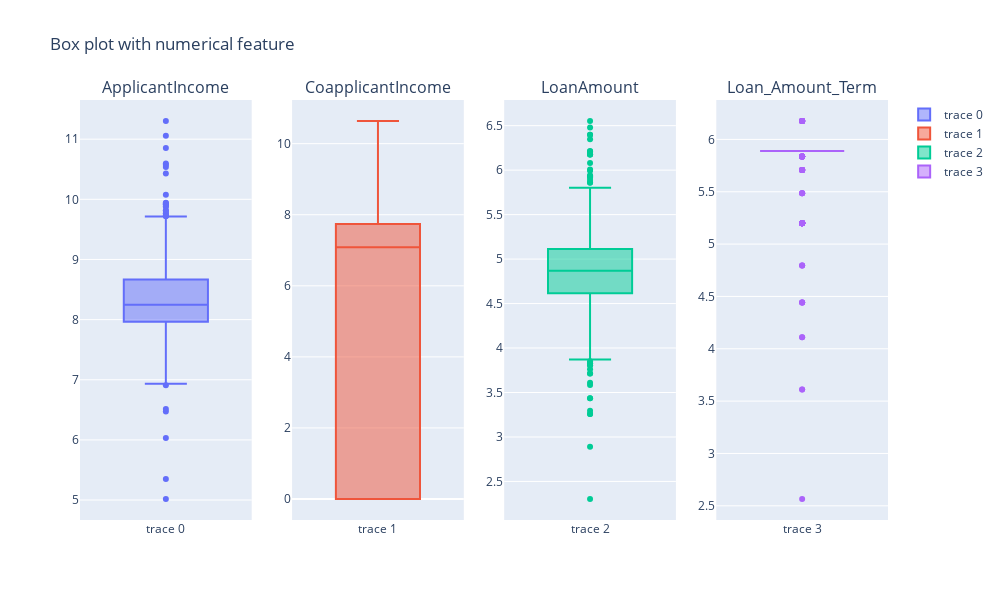

The code cell stored with this chart in its notebook:
### Code cell
#checking the boxplot of the data after Log transform

fig = make_subplots(rows = 1,cols=4,subplot_titles=df.columns[6:10])
fig.add_trace(go.Box(y=df['ApplicantIncome']),row=1,col=1)
fig.add_trace(go.Box(y=df['CoapplicantIncome']),row=1,col=2)
fig.add_trace(go.Box(y=df['LoanAmount']),row=1,col=3)
fig.add_trace(go.Box(y=df['Loan_Amount_Term']),row=1,col=4)
fig.update_layout(title_text='Box plot with numerical feature',width=1000,height=600)
fig.show()

### Figure 1 — Plotly figure (JSON) as saved in the notebook; plotly's stock layout.template omitted (floating-point values rounded to 4 significant figures; data arrays with more than 128 entries replaced by an {"elided": "..."} marker saying what was removed)
{"data": [{"type": "box", "xaxis": "x", "y": {"elided": "614 float values"}, "yaxis": "y"}, {"type": "box", "xaxis": "x2", "y": {"elided": "614 float values"}, "yaxis": "y2"}, {"type": "box", "xaxis": "x3", "y": {"elided": "614 float values"}, "yaxis": "y3"}, {"type": "box", "xaxis": "x4", "y": {"elided": "614 float values"}, "yaxis": "y4"}], "layout": {"annotations": [{"font": {"size": 16}, "showarrow": false, "text": "ApplicantIncome", "x": 0.1062, "xanchor": "center", "xref": "paper", "y": 1, "yanchor": "bottom", "yref": "paper"}, {"font": {"size": 16}, "showarrow": false, "text": "CoapplicantIncome", "x": 0.3688, "xanchor": "center", "xref": "paper", "y": 1, "yanchor": "bottom", "yref": "paper"}, {"font": {"size": 16}, "showarrow": false, "text": "LoanAmount", "x": 0.6313, "xanchor": "center", "xref": "paper", "y": 1, "yanchor": "bottom", "yref": "paper"}, {"font": {"size": 16}, "showarrow": false, "text": "Loan_Amount_Term", "x": 0.8938, "xanchor": "center", "xref": "paper", "y": 1, "yanchor": "bottom", "yref": "paper"}], "height": 600, "title": {"text": "Box plot with numerical feature"}, "width": 1000, "xaxis": {"anchor": "y", "domain": [0, 0.2125]}, "xaxis2": {"anchor": "y2", "domain": [0.2625, 0.475]}, "xaxis3": {"anchor": "y3", "domain": [0.525, 0.7375]}, "xaxis4": {"anchor": "y4", "domain": [0.7875, 1]}, "yaxis": {"anchor": "x", "domain": [0, 1]}, "yaxis2": {"anchor": "x2", "domain": [0, 1]}, "yaxis3": {"anchor": "x3", "domain": [0, 1]}, "yaxis4": {"anchor": "x4", "domain": [0, 1]}}}
